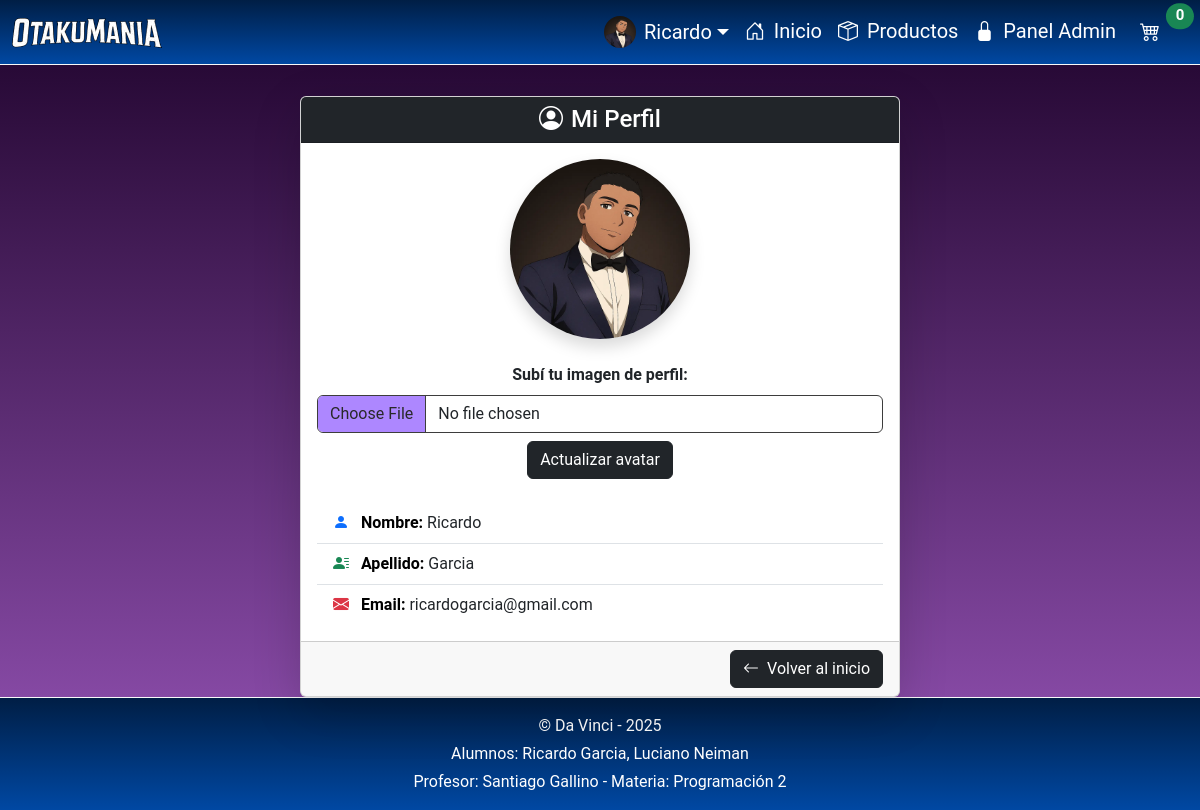
Page /index.php?seccion=miPerfil (signed in) on the committed database.
### tables this page shows
CREATE TABLE `usuarios` (
  `usuario_id` int(10) UNSIGNED NOT NULL,
  `rol_fk` tinyint(3) UNSIGNED NOT NULL,
  `email` varchar(100) NOT NULL,
  `password` varchar(255) NOT NULL,
  `nombre` varchar(60) DEFAULT NULL,
  `apellido` varchar(60) DEFAULT NULL,
  `avatar` varchar(255) DEFAULT NULL
);

### bootstrap/autoload.php (called while the page is built, shortened)
<?php
spl_autoload_register(function(string $className) {
    $classFilename = $className . ".php";
    $classPath = __DIR__ . '/../classes/' . $classFilename;
});

### classes/Autenticacion.php (called while the page is built, shortened)
<?php
class Autenticacion
{
    private ?Usuario $usuario = null;
    public function estaAutenticado(): bool
    {
        return isset($_SESSION['usuario_id']);
    }
    public function getId(): ?int
    {
        return $_SESSION['usuario_id'];
    }
    public function getUsuarioLogin(): ?Usuario
    {
        if (!$this->usuario) {
            $this->usuario = (new Usuario)->porId($this->getId());
        }
        return $this->usuario;
    }
}

### classes/Usuario.php (called while the page is built, shortened)
<?php
class Usuario
{
  private int $rol_fk = 0;
  private string $email = "";
  private ?string $nombre = null;
  private ?string $apellido = null;
  private ?string $avatar = null;
  public function porId(int $id): ?self
  {
    $db = (new DBConexionStatic)->getConexion();
    $consulta = "SELECT * FROM usuarios WHERE usuario_id = ?";
    $stmt = $db->prepare($consulta);
    $stmt->execute([$id]);
    $stmt->setFetchMode(PDO::FETCH_CLASS, self::class);
    $usuario = $stmt->fetch();
    return $usuario ?: null;
  }
  public function getRolFk(): int
  {
    return $this->rol_fk;
  }
  public function getEmail(): string
  {
    return $this->email;
  }
  public function getNombre(): ?string
  {
    return $this->nombre;
  }
  public function getApellido(): ?string
  {
    return $this->apellido;
  }
  public function getAvatar(): ?string
  {
    return $this->avatar;
  }
}

### classes/Carrito.php (called while the page is built, shortened)
<?php
class Carrito
{
  public function getTotalItems(int $usuarioId): int
  {
    $db = DBConexionStatic::getConexion();
    $st = $db->prepare("
      SELECT COALESCE(SUM(cantidad),0)
      FROM carrito
      WHERE usuario_fk = :usuarioId
    ");
    $st->execute([':usuarioId' => $usuarioId]);
    return (int)($st->fetchColumn() ?: 0);
  }
}

### index.php (the view, shortened to what this page needs)
<?php
$seccion = $_GET['seccion'] ?? 'home';
$autenticacion = new Autenticacion;
?>
<!DOCTYPE html>
<html lang="es">
<head>
    <link rel="stylesheet" href="https://cdn.jsdelivr.net/npm/bootstrap-icons@1.11.3/font/bootstrap-icons.min.css">
    <link href="assets/css/bootstrap.min.css" rel="stylesheet">
    <link rel="stylesheet" href="assets/css/estilos.css">
</head>
<body>
<header class="main-header">
    <nav class="navbar navbar-expand-lg bg-azul fixed-top border-bottom border-light" data-bs-theme="dark">
        <div class="container-fluid">
            <a class="navbar-brand text-white" href="index.php?seccion=home">
                <img src="assets/imgs/logo.webp" alt="Otaku Mania Logo" height="30" class="me-2">
            </a>
            <div class="collapse navbar-collapse text-white" id="navbarNavAltMarkup">
                <div class="navbar-nav ms-auto">
                    <div class="nav-item dropdown">
                      <?php if ($autenticacion->estaAutenticado()): ?>
                        <?php $usuario = $autenticacion->getUsuarioLogin(); ?>
                          <a class="nav-link dropdown-toggle d-flex align-items-center text-white fs-5"
                             href="#" role="button" data-bs-toggle="dropdown" aria-expanded="false">
                              <img src="assets/imgs/avatars/<?= $usuario->getAvatar() ?? 'avatar.webp'; ?>"
                                   alt="Avatar" width="32" height="32" class="rounded-circle me-2">
                            <?= htmlspecialchars($usuario->getNombre()) ?>
                          </a>
                      <?php endif; ?>
                    </div>
                    <a class="nav-link active text-white fs-5" href="index.php?seccion=home">
                        <i class="bi bi-house-door me-1"></i> Inicio
                    </a>
                    <a class="nav-link text-white fs-5" href="index.php?seccion=productos">
                        <i class="bi bi-box-seam me-1"></i> Productos
                    </a>
                  <?php $usuario = $autenticacion->getUsuarioLogin(); ?>
                  <?php if ($autenticacion->estaAutenticado() && $usuario->getRolFk() === Usuario::ROL_ADMIN): ?>
                      <a class="nav-link text-white fs-5" href="admin/index.php?seccion=dashboard">
                          <i class="bi bi-lock-fill me-1"></i> Panel Admin
                      </a>
                  <?php endif; ?>
                  <?php
                  $totalItems = 0;
                  if (isset($_SESSION['usuario_id'])) {
                    $usuarioId = $_SESSION['usuario_id'];
                    $totalItems = (new Carrito)->getTotalItems($usuarioId);
                  }
                  ?>
                    <a class="nav-link text-white fs-5 me-2 position-relative" href="index.php?seccion=ver-carrito">
                        <i class="bi bi-cart4 me-1 px-2"></i>
                        <span class="position-absolute top-10 start-100 translate-middle badge rounded-pill bg-success">
                            <?= $totalItems ?>
                        </span>
                    </a>
                </div>
            </div>
        </div>
    </nav>
</header>
<main class="pt-5 bg-degrade">
  <?php
  require_once __DIR__ . '/views/' . $seccion . '.php';
  ?>
</main>
<footer class="main-footer bg-azul text-white py-3 border-top border-light">
    <div class="container text-center">
        <p class="mb-1">&copy; Da Vinci - 2025</p>
        <p class="mb-1">Alumnos: Ricardo Garcia, Luciano Neiman</p>
        <p class="mb-0">Profesor: Santiago Gallino - Materia: Programación 2</p>
    </div>
</footer>
</body>
</html>

### views/miPerfil.php (shortened to what this page needs)
<?php
$usuario_id = $_SESSION['usuario_id'];
$usuario = (new Usuario())->porId($usuario_id);
?>
<div class="container mt-5 d-flex justify-content-center">
    <div class="card shadow-lg" style="max-width: 600px; width: 100%;">
        <h4 class="mb-0 card-header bg-dark text-white text-center">
            <i class="bi bi-person-circle me-2"></i>Mi Perfil
        </h4>
        <div class="card-body text-center">
            <img src="assets/imgs/avatars/<?= htmlspecialchars($usuario->getAvatar() ?? 'avatar.webp') ?>"
                 alt="Avatar"
                 width="180" height="180"
                 class="rounded-circle mb-4 shadow">
            <form action="acciones/procesar_mi-perfil.php"
                  method="post"
                  enctype="multipart/form-data"
                  class="mb-4">
                <label for="avatar" class="form-label fw-bold">Subí tu imagen de perfil:</label>
                <input type="file" name="avatar" id="avatar"
                       class="form-control mb-2"
                       accept=".jpg,.jpeg,.png,.webp"
                       required>
                <button type="submit" class="btn btn-dark">Actualizar avatar</button>
            </form>
            <ul class="list-group list-group-flush text-start">
                <li class="list-group-item">
                    <i class="bi bi-person-fill me-2 text-primary"></i>
                    <strong>Nombre:</strong> <?= htmlspecialchars($usuario->getNombre()) ?>
                </li>
                <li class="list-group-item">
                    <i class="bi bi-person-lines-fill me-2 text-success"></i>
                    <strong>Apellido:</strong> <?= htmlspecialchars($usuario->getApellido()) ?>
                </li>
                <li class="list-group-item">
                    <i class="bi bi-envelope-fill me-2 text-danger"></i>
                    <strong>Email:</strong> <?= htmlspecialchars($usuario->getEmail()) ?>
                </li>
            </ul>
        </div>
        <div class="card-footer text-end">
            <a href="index.php?seccion=home" class="btn btn-dark">
                <i class="bi bi-arrow-left me-2"></i>Volver al inicio
            </a>
        </div>
    </div>
</div>

### assets/css/estilos.css (style rules this page uses)
:root { --color-morado-oscuro: #1E032B; --color-morado-intenso: #7907AD; --color-lila: #9B4DCA; --color-lila-claro: #BE7DEB; --color-morado-gris: #6B4D7B; --color-azul-oscuro: #001E45; --color-azul-claro: #0048A3; }
* { margin: 0; padding: 0; box-sizing: border-box; font-family: 'Roboto', sans-serif; }
body { background-color: #fafafa; display: grid; height: 100dvh; grid-template-rows: auto 1fr auto; }
.bg-degrade { background: linear-gradient(to bottom, #1E032B, rgba(94, 13, 134, 0.75)); }
.bg-azul { background: linear-gradient(to bottom, #001E45, rgb(0, 72, 163)); }
.card, .img-hover { transition: all 0.3s ease; }
.texto-color option, li, .texto-color label, strong { color: #000000; }
input, select, textarea { border: 1px solid rgb(61, 61, 61) !important; }

### rows in the picture
usuarios: avatar (picture), nombre "Ricardo", apellido "Garcia", email "ricardogarcia@gmail.com"

### other values in the picture
$totalItems "0"
